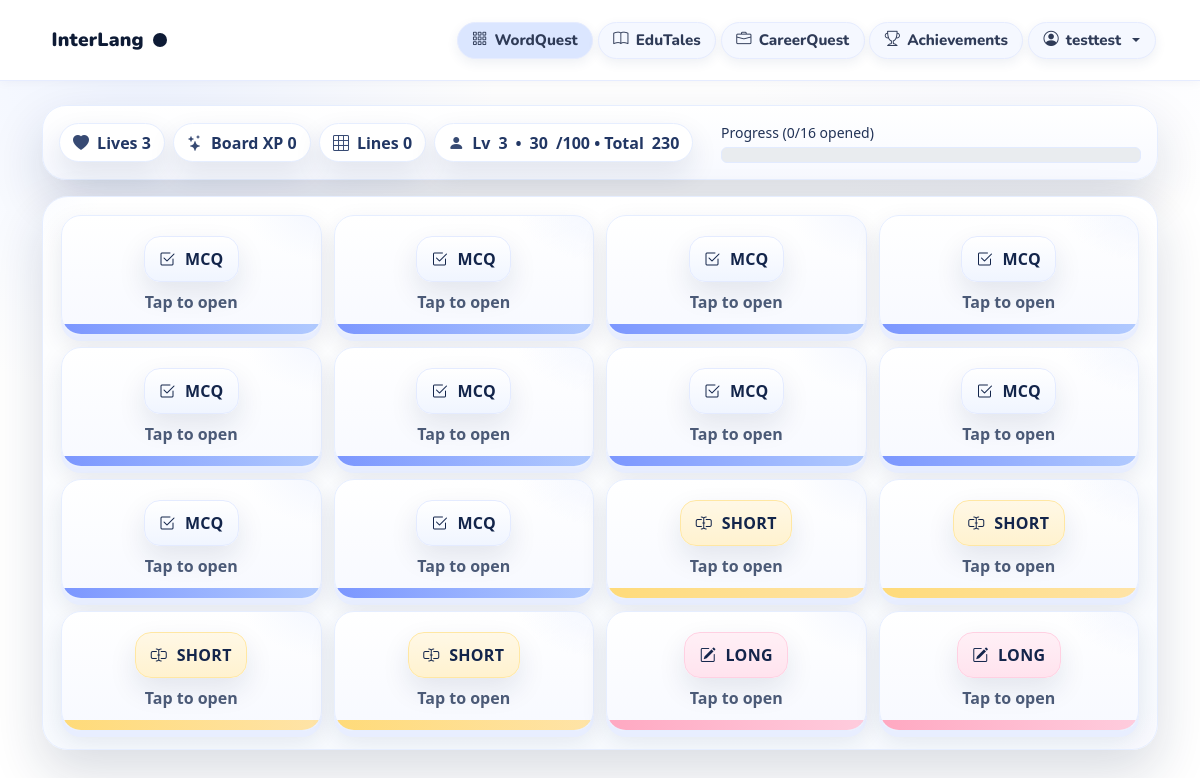
The app's page /quiz/2 (signed in), older data.
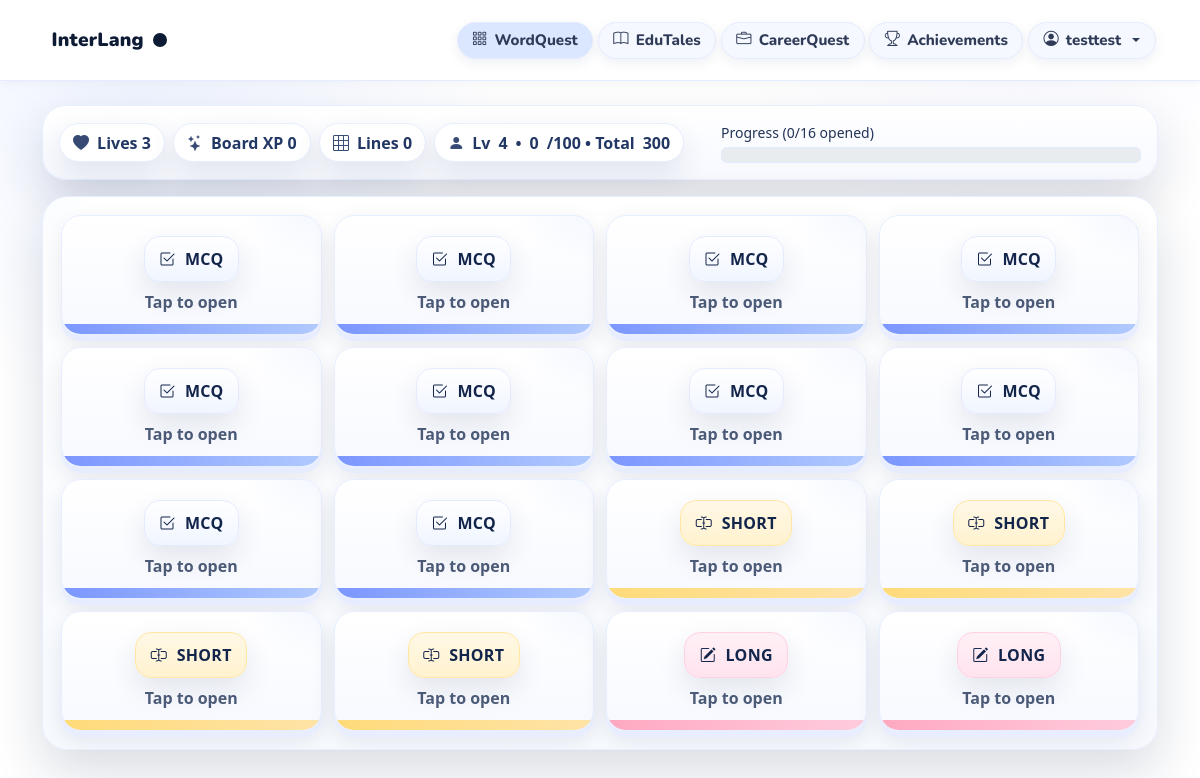
The same page, newer data.
### tables this page shows
CREATE TABLE users (
            id INTEGER PRIMARY KEY AUTOINCREMENT,
            username TEXT UNIQUE NOT NULL,
            level INTEGER NOT NULL DEFAULT 1
        , xp INTEGER DEFAULT 0, title_code TEXT, password_hash TEXT, user_xp INTEGER DEFAULT 0, user_level INTEGER DEFAULT 1, age INTEGER, grade TEXT, gender TEXT);

### app.py (the view, shortened to what this page needs)
@app.route("/quiz/<int:level>", methods=["GET"])
def start_quiz(level):
    if "username" not in session:
        return redirect(url_for("login"))
    username = session["username"]
    db = get_db()
    row = db.execute("SELECT level, xp FROM users WHERE username = ?", (username,)).fetchone()
    current_level = row["level"] if row else 1
    if level > current_level:
        flash("That level is locked. Clear your current level first.", "warning")
        return redirect(url_for("home"))
    force_new = (request.args.get("new") == "1")
    quiz_id = None
    if not force_new:
        unfinished = db.execute("""
            SELECT q.id AS quiz_id
            FROM quizzes q
            LEFT JOIN (
              SELECT quiz_id, COUNT(*) AS answered
              FROM quiz_answers
              GROUP BY quiz_id
            ) a ON a.quiz_id = q.id
            WHERE q.username=? AND q.level=?
            ORDER BY q.created_at DESC
        """, (username, level)).fetchall()
        for r in unfinished:
            total_q = db.execute(
                "SELECT COUNT(*) AS c FROM quiz_questions WHERE quiz_id=?",
                (r["quiz_id"],)
            ).fetchone()["c"]
            answered = db.execute(
                "SELECT COUNT(*) AS c FROM quiz_answers WHERE quiz_id=?",
                (r["quiz_id"],)
            ).fetchone()["c"]
            if total_q == 16 and answered < 16:
                quiz_id = r["quiz_id"]
                break
    if not quiz_id:
        quiz_id = create_board_quiz(username, level)
    rows = db.execute("SELECT * FROM quiz_questions WHERE quiz_id = ?", (quiz_id,)).fetchall()
    qs = []
    for r in rows:
        d = dict(r)
        d["extra_parsed"] = json.loads(d["extra"]) if d.get("extra") else {}
        qs.append(d)
    user_level = row["level"] if row else 1
    user_xp    = row["xp"] if row else 0
    return render_template(
        "quiz.html",
        level=level,
        quiz_id=quiz_id,
        qs=qs,
        user_level=user_level,
        user_xp=user_xp
    )

### app.py (called while the page is built)
def get_db():
    if "db" not in g:
        g.db = sqlite3.connect(
            DB_PATH,
            timeout=30,
            check_same_thread=False
        )
        g.db.row_factory = sqlite3.Row
        g.db.execute("PRAGMA busy_timeout = 30000;")
        g.db.execute("PRAGMA journal_mode = WAL;")
        g.db.execute("PRAGMA synchronous = NORMAL;")
        g.db.execute("PRAGMA foreign_keys = ON;")
    return g.db

### templates/quiz.html (shortened to what this page needs)
<!doctype html>
<html lang="en">
<head>
<link href="https://cdn.jsdelivr.net/npm/bootstrap@5.3.3/dist/css/bootstrap.min.css" rel="stylesheet">
<link href="https://cdn.jsdelivr.net/npm/bootstrap-icons@1.11.3/font/bootstrap-icons.css" rel="stylesheet">
</head>
<body class="lvl-{{ lvl }}">
{% include 'nav.html' %}
<div class="container pb-5 mt-4">
  <div class="card-glass p-3 mb-3">
    <div class="d-flex align-items-center gap-3 flex-wrap">
      <div class="me-auto d-flex align-items-center gap-2">
        <span class="pill" id="lifeChip"> Lives 3</span>
        <span class="pill" id="xpChip"> Board XP 0</span>
        <span class="pill" id="lineChip"> Lines 0</span>
        <span class="pill" id="profileChip">
          <i class="bi bi-person-fill"></i>
          Lv <span id="profileLevel">{{ user_level|default(1) }}</span>
          • <span id="profileXPNow">{{ (user_xp|default(0)) % 100 }}</span>/100
          • Total <span id="profileXPTotal">{{ user_xp|default(0) }}</span>
        </span>
      </div>
      <div class="flex-grow-1" style="min-width:220px; max-width:420px;">
        <div class="small mb-1" style="color:#223357;">Progress <span id="progLabel"></span></div>
        <div class="progress">
        </div>
      </div>
    </div>
  </div>
  <div class="board-wrap mb-3">
    <div class="board" id="board"></div>
  </div>
</div>
</body>
</html>

### templates/nav.html (shortened to what this page needs)
  <link href="https://cdn.jsdelivr.net/npm/bootstrap@5.3.3/dist/css/bootstrap.min.css" rel="stylesheet"/>
  <link href="https://cdn.jsdelivr.net/npm/bootstrap-icons@1.11.3/font/bootstrap-icons.css" rel="stylesheet"/>
<nav class="navbar et-nav navbar-expand-md" role="navigation" aria-label="Main">
  {% set ep = (request.endpoint or '') %}
  {% set boards_active  = ep in ('home','start_quiz','submit_quiz_instance') %}
  {% set stories_active = ep in ('stories','read_story') %}
  {% set career_active  = ep in ('career','career_view','career_overview','career_latest') %}
  {% set profile_active = ep == 'profile' %}
  {% set ach_active     = ep == 'achievements' %}
  <div class="container d-flex align-items-center justify-content-between">
    <a class="et-brand navbar-brand" href="{{ url_for('index') }}">
      <span>InterLang</span><span class="mark" aria-hidden="true"></span>
    </a>
    <div class="collapse navbar-collapse justify-content-end" id="navMenu">
      <ul class="navbar-nav">
        <li class="nav-item">
          <a class="nav-link {% if boards_active %}active{% endif %}" href="{{ url_for('home') }}">
             <i class="bi bi-grid-3x3-gap" aria-hidden="true"></i> <span>WordQuest</span>
          </a>
        </li>
        <li class="nav-item">
          <a class="nav-link {% if stories_active %}active{% endif %}" href="{{ url_for('stories') }}">
             <i class="bi bi-book" aria-hidden="true"></i> <span>EduTales</span>
          </a>
        </li>
        <li class="nav-item">
          {% if session.get('username') %}
            <a class="nav-link {% if career_active %}active{% endif %}" href="{{ url_for('career_latest') }}">
               <i class="bi bi-briefcase" aria-hidden="true"></i> <span>CareerQuest</span>
            </a>
          {% else %}
            <a class="nav-link {% if career_active %}active{% endif %}" href="{{ url_for('career') }}">
               <i class="bi bi-briefcase" aria-hidden="true"></i> <span>CareerQuest</span>
            </a>
          {% endif %}
        </li>
        <li class="nav-item">
          <a class="nav-link {% if ach_active %}active{% endif %}" href="{{ url_for('achievements') }}">
             <i class="bi bi-trophy" aria-hidden="true"></i> <span>Achievements</span>
          </a>
        </li>
        {% if session.get('username') %}
        <li class="nav-item dropdown">
          <a class="nav-link dropdown-toggle {% if profile_active %}active{% endif %}" href="#" id="profileMenu" data-bs-toggle="dropdown" aria-expanded="false">
            <i class="bi bi-person-circle" aria-hidden="true"></i> <span>{{ session.get('username') }}</span>
          </a>
        </li>
        {% endif %}
      </ul>
    </div>
  </div>
</nav>

### templates/quiz.html (style rules this page uses)
:root { --ink:#13254b; --muted:#5c6ea3; --bg:#fcfdff; --card:#ffffff; --line:#e6eeff; --ring:#dbe6ff; --c-blue:#6d8bff; --c-sky:#a9c5ff; --c-mint:#62e2c1; --c-sun:#ffd76b; --c-rose:#ff9fbb; --c-grape:#b99bff; --ok:#22c55e; --warn:#f59e0b; --bad:#ef4444; --shadow-1:0 12px 28px rgba(19,37,75,.10); --shadow-2:0 22px 52px rgba(19,37,75,.16); }
html,body { height:100% }
body { font-family: Nunito, system-ui, -apple-system, Segoe UI, Roboto, Helvetica, Arial, sans-serif; color:var(--ink); background: radial-gradient(42vmax 42vmax at 12% 6%, #eef3ff 0%, transparent 70%), radial-gradient(36vmax 36vmax at 85% -8%, #f7f8ff 0%, transparent 72%), var(--bg); background-attachment: fixed; }
.container { max-width:1120px }
.pill { background:#fff;border:1px solid var(--line);color:#223764;font-weight:900;border-radius:999px;padding:.42rem .82rem;display:inline-flex;align-items:center;gap:.5rem;box-shadow:var(--shadow-1) }
.pill i { opacity:.9 }
.card-glass { border:1px solid var(--line); background:linear-gradient(180deg,#ffffff 0%, #f7f9ff 100%); border-radius:24px; box-shadow:var(--shadow-2); }
.progress { height:14px;background:#eef3ff;border:1px solid #e2ebff;border-radius:999px;overflow:hidden }
.board-wrap { position:relative;border:1px solid var(--line);border-radius:26px;padding:18px; background: radial-gradient(320px 220px at -10% -10%, #eef4ff 0%, transparent 60%), radial-gradient(320px 220px at 110% 110%, #fef6ff 0%, transparent 60%), linear-gradient(180deg,#ffffff 0%, #f8fbff 100%); box-shadow:var(--shadow-2);overflow:hidden; }
.board { display:grid; grid-template-columns:repeat(4,1fr); gap:12px; }

### templates/nav.html (style rules this page uses)
:root { --ink:#0e1b35; --muted:#4b5a77; --pill:#f5f8ff; --pill-hover:#e9f1ff; --active:#dbe6ff; --shadow:0 4px 12px rgba(40,60,120,.08); }
.et-nav { position:sticky; top:0; z-index:10000; background:#ffffff; border-bottom:1px solid #e6ecff; box-shadow:0 2px 10px rgba(13,31,64,.04); font-family: Nunito, system-ui, -apple-system, Segoe UI, Roboto, Helvetica, Arial, sans-serif; font-size: 16px; line-height: 1.25; }
.et-nav .container { min-height:64px; }
.et-brand { font-weight:900; letter-spacing:.2px; text-decoration:none; color:var(--ink)!important; display:inline-flex; align-items:center; gap:.6rem; padding:.35rem .6rem; font-size:1.2rem; }
.et-brand .mark { width:14px; height:14px; border-radius:999px; background:var(--ink); }
.et-nav .navbar-nav .nav-link { font-family: Nunito, system-ui; font-weight:800; font-size:.95rem; color:#2f3b57 !important; padding:.5rem .9rem; margin:.15rem; border-radius:999px; background:var(--pill); border:1px solid #e6ecff; box-shadow:var(--shadow); display:flex; align-items:center; gap:.45rem; transition: background .15s ease, transform .15s ease; }
.et-nav .navbar-nav .nav-link.active { background:var(--active); color:var(--ink); }

Row changes from the older to the newer data that the page shows:
now on this page (row edited): users: (user_xp|default(0))%100 "0", xp "300"
Text that changed along with them:
{{ user_level|default(1) }}: "3" → "4"
{{ (user_xp|default(0)) % 100 }}: "30" → (not shown)
{{ user_xp|default(0) }}: "230" → (not shown)
